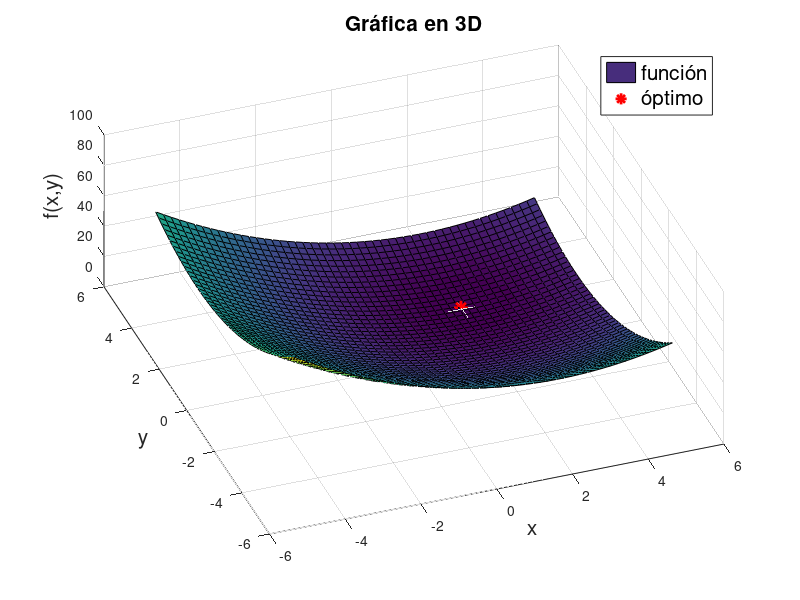
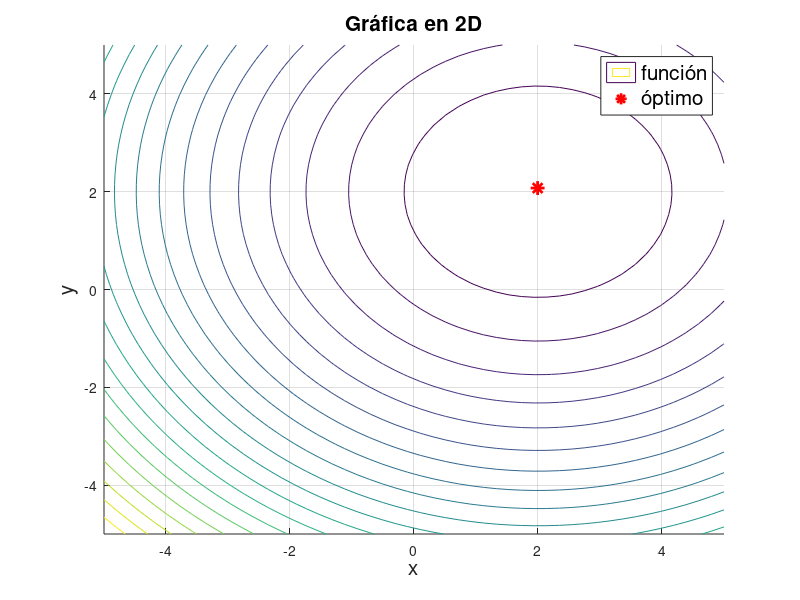
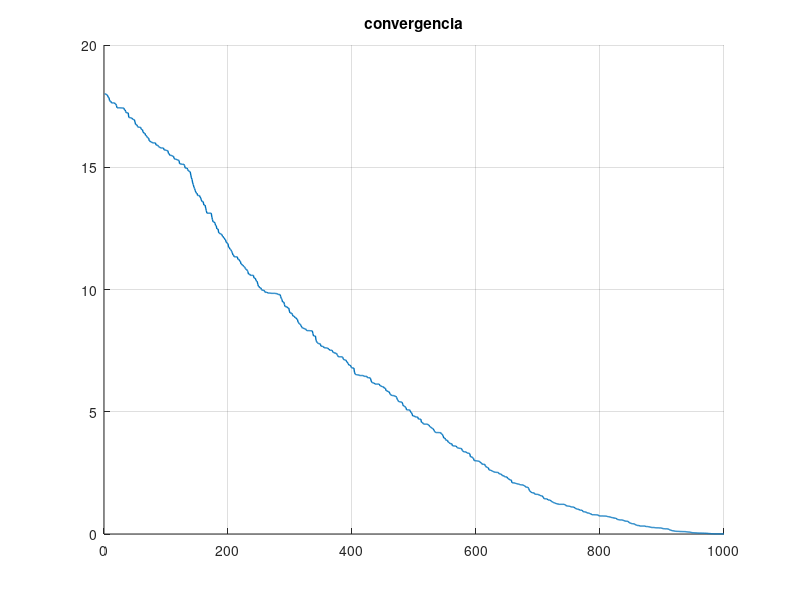

The MATLAB source for these figures, in order:
clear
close all
clc 

%f = @(x,y) x.*exp(-x.^2-y.^2); % funcion objetivo
f = @(x,y) (x-2).^2+(y-2).^2; % funcion objetivo 2
x_lim = linspace(-5,5,50); % límites para eje x, -5 es inferior, 5 es superior, con 50 puntos
y_lim = linspace(-5,5,50); % límites para eje y, -5 es inferior, 5 es superior, con 50 puntos
[x1,y1] = meshgrid(x_lim,y_lim); % creamos una rejilla de puntos (x,y) para crear el plot

xu=[5 5]';
xl=[-5 -5]';
D=2;
N=1000;
sigma=0.01;
%x0=xl+(xu-xl).*rand(D,1);
x0=[5 5]';
conv=zeros([1 N]);

for i=1:N
    r=normrnd(0,sigma,[D 1]);
    y=x0+r;
    j=randi([1 D]);
    if f(y(1), y(2))< f(x0(1), x0(2))
        x0=y;
    end
    conv(i)=f(x0(1),x0(2));
end

z=f(x1,y1);

figure
hold on
grid on

surf(x1,y1,z) % plot de la rejilla en 3D
plot3(x0(1),x0(2),f(x0(1),x0(2)),'r*','LineWidth',2,'MarkerSize',10) % plot del minimo encontrado
%la solucion se plotea en las coordenadas que resulten de la iteracion en
%el vector x0
legend({'función','óptimo'},'FontSize',15)
title('Gráfica en 3D','FontSize',15)
xlabel('x','FontSize',15)
ylabel('y','FontSize',15)
zlabel('f(x,y)','FontSize',15)
view([-20,60]) % estos valores definen la vista 3D del plot

figure
hold on
grid on

contour(x1,y1,z,20) % plot de la rejilla en 2D
plot(x0(1),x0(2),'r*','LineWidth',2,'MarkerSize',10) % % plot del minimo encontrado
%la solucion se plotea en las coordenadas que resulten de la iteracion en
%el vector x0 pero ahora en 2D
legend({'función','óptimo'},'FontSize',15)

title('Gráfica en 2D','FontSize',15)
xlabel('x','FontSize',15)
ylabel('y','FontSize',15)

%convergencia
figure
hold on
grid on
plot(conv,'LineWidth',1);
xlim([0 N]);
title("convergencia")
